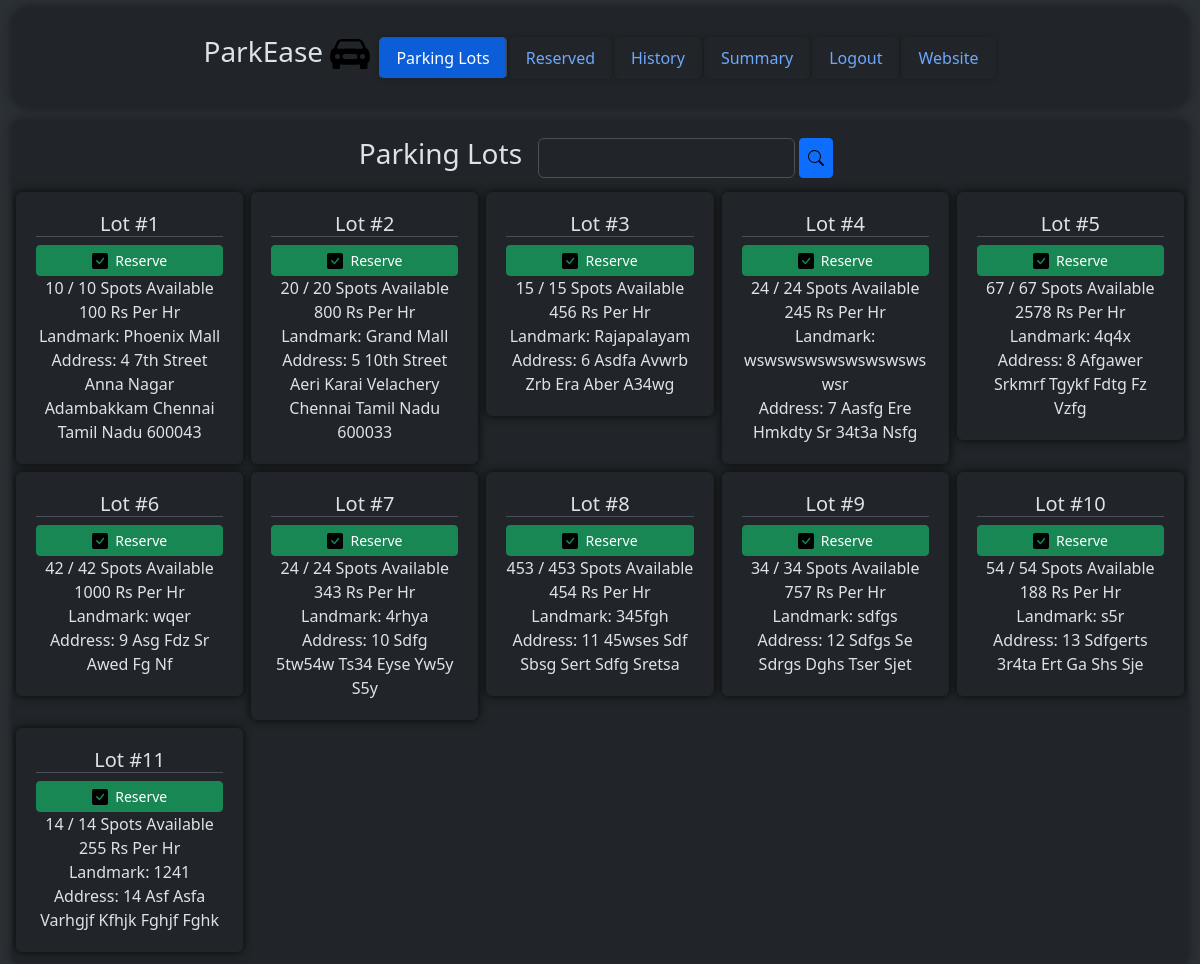
Page /user/dashboard (signed in) on the committed database.
### models/parkingInfo.py (models this page shows, shortened)
class ParkingLot(db.Model) :
    __tablename__ = "parkinglot"
    id = db.Column(db.Integer, primary_key = True, autoincrement = True)
    landmark = db.Column(db.String)
    noOfParkingSpots = db.Column(db.Integer)
    pricePerHr = db.Column(db.Integer)
    addressId = db.Column(db.Integer, db.ForeignKey("address.id"))
    address = db.relationship("Address", uselist = False, backref = "parkingLot")
    parkingSpots = db.relationship("ParkingSpot", backref = "parkingLot") #parking lot and parking spot is 1 - M

### models/userInfo.py (models this page shows)
class Address(db.Model) :
    __tablename__ = "address"
    id = db.Column(db.Integer, primary_key = True, autoincrement = True)
    streetName = db.Column(db.String)
    locality = db.Column(db.String)
    subLocality = db.Column(db.String)
    city = db.Column(db.String)
    state = db.Column(db.String)
    pinCode = db.Column(db.String)
    def __str__(self) :
        return "{} {} {} {} {} {} {}".format(self.id, self.streetName.lower(), self.locality.lower(), self.subLocality.lower(), self.city.lower(), self.state.lower(), self.pinCode)

### controllers/userDashboard.py (the view)
@userbp.route("/dashboard", methods = ["GET", "POST"])
def dashboard() :
    if request.method == "GET" :
        return render_template("user/userDashboard.html", parkingLots = viewParkingLots())
    elif request.method == "POST" :
        session["parkingLotId"] = request.form["parkingLotId"]
        return redirect(url_for("user.vehicleNo"))
    return render_template("user/userDashboard.html", parkingLots = viewParkingLots())

### controllers/adminDashboard.py (called while the page is built)
def viewParkingLots() :
    return db.session.execute(db.select(ParkingLot)).scalars().all()

### controllers/userDashboard.py (called while the page is built)
@userbp.before_request
def restrict() :
    if session.get("type") != "user" :
        return redirect(url_for("general.signIn"))

### templates/user/userDashboard.html (shortened to what this page needs)
<!DOCTYPE html>
<html class = "h-100" data-bs-theme = "dark">
    <head>
        <link rel = "stylesheet" href = "/static/bootstrap/css/bootstrap.min.css"/>
        <link rel = "stylesheet" href = "/static/css/style.css"/>
    </head>
    <body class = "h-100">
        <div class = "container-fluid bg-body-tertiary min-vh-100">
            <div class = "container-fluid d-flex justify-content-center bg-body">
                <div class = "container-fluid mt-2 rounded-4 container-fluid d-flex align-items-center justify-content-center overflow-auto position-fixed" style = "height: 100px; width: 98%; background-color: rgba(33, 37, 41, 0.9); z-index: 1000; box-shadow: 0 0 10px rgb(24, 26, 29);">
                    <a href = "/" class = "text-decoration-none text-reset me-2">
                        <h3>
                            ParkEase
                            <img src = "/static\images\car-front-fill.svg" alt = "Logo" style = "width: 40px;"/>
                        </h3>
                    </a>
                    <ul class = "nav nav-tabs">
                        <li class = "nav-item">
                            <a class = "nav-link active" href = "/user/dashboard">
                                Parking Lots
                            </a>
                        </li>
                        <li class = "nav-item">
                            <a class = "nav-link", href = "/user/dashboard/reserved">
                                Reserved
                            </a>
                        </li>
                        <li class = "nav-item">
                            <a class = "nav-link", href = "/user/dashboard/history">
                                History
                            </a>
                        </li>
                        <li class = "nav-item">
                            <a class = "nav-link" href = "/user/dashboard/summary">
                                Summary
                            </a>
                        </li>
                        <li class = "nav-item">
                            <a class = "nav-link" href = "/signIn">
                                Logout
                            </a>
                        </li>
                        <li class = "nav-item">
                            <a class = "nav-link" href = "/">
                                Website
                            </a>
                        </li>
                    </ul>
                </div>
            </div>
            <div class = "rounded-3 container-fluid bg-body p-2 overflow-auto" style = "height: 80%; width: 100%; margin-top: 120px; box-shadow: 0 0 10px rgb(24, 26, 29);">
                <div class = "d-flex justify-content-center align-items-center gap-2" style = "height: 60px;">
                    <h3>
                        Parking Lots
                    </h3>
                    <p>
                        <form method = "POST" action = "/user/dashboard/searchResults" class = "d-flex">
                            <input type = "text" name = "searchValue" class = "form-control" style = "height: 40px;"/> &nbsp;
                            <button type = "submit" name = "action" value = "search" class = "btn btn-primary btn-sm d-flex justify-content-center align-items-center" style = "height: 40px;">
                                <img src = "\static\images\search.svg" alt = "Search"/>
                            </button>
                        </form>
                    </p>
                </div>
                <div class = "ms-1 me-1">
                    <div class = "row row-cols-1 row-cols-sm-2 row-cols-md-3 row-cols-lg-4 row-cols-xl-5 row-cols-xxl-6">
                        {% for parkingLot in parkingLots %}
                            <div class = "col p-1">
                                <div class = "card p-1" style = "box-shadow: 0 0 10px rgb(7, 8, 8); border: none;">
                                    <form method = "POST" action = "/user/dashboard" style = "height: 100%; width: 100%;">
                                        <div class = "card-body">
                                            <h5 class = "card-title text-center border-bottom">
                                                Lot #{{ parkingLot.id }}
                                            </h5>
                                            <button type = "submit" name = "action" value = "reserve" class = "btn btn-success btn-sm d-flex align-items-center justify-content-center" style = "z-index: 998; position: relative; width: 100%;">
                                                <img src = "\static\images\check-square-fill.svg"/>
                                                &nbsp;
                                                Reserve
                                            </button>
                                            <p class = "card-text text-center">
                                                {{ parkingLot.parkingSpots | selectattr("status", "equalto", 0) | list | count }} / {{ parkingLot.noOfParkingSpots }} Spots Available
                                                {{ parkingLot.pricePerHr }} Rs Per Hr
                                                Landmark: {{ parkingLot.landmark }}
                                                Address: {{ parkingLot.address | title }}
                                            </p>
                                        </div>
                                    </form>
                                </div>
                            </div>
                        {% endfor %}
                    </div>
                </div>
            </div>
        </div>
    </body>
</html>

### static/css/style.css (style rules this page uses)
.nav-tabs { border: none; }
.nav-tabs .nav-link { border-radius: 5px; margin: 1px; box-shadow: 0 0 5px rgb(25, 28, 31); }
.nav-tabs .nav-link.active { background-color: rgb(11, 94, 215); }

### rows in the picture
ParkingLot: id "1", parkingSpots|selectattr "10", noOfParkingSpots "10", pricePerHr "100", landmark "Phoenix Mall", address "4 7th Street Anna Nagar Adambakkam Chennai Tamil Nadu 600043"
ParkingLot: id "2", parkingSpots|selectattr "20", noOfParkingSpots "20", pricePerHr "800", landmark "Grand Mall", address "5 10th Street Aeri Karai Velachery Chennai Tamil Nadu 600033"
ParkingLot: id "3", parkingSpots|selectattr "15", noOfParkingSpots "15", pricePerHr "456", landmark "Rajapalayam", address "6 Asdfa Avwrb Zrb Era Aber A34wg"
ParkingLot: id "4", parkingSpots|selectattr "24", noOfParkingSpots "24", pricePerHr "245", landmark "wswswswswswswswswswsr", address "7 Aasfg Ere Hmkdty Sr 34t3a Nsfg"
ParkingLot: id "5", parkingSpots|selectattr "67", noOfParkingSpots "67", pricePerHr "2578", landmark "4q4x", address "8 Afgawer Srkmrf Tgykf Fdtg Fz Vzfg"
ParkingLot: id "6", parkingSpots|selectattr "42", noOfParkingSpots "42", pricePerHr "1000", landmark "wqer", address "9 Asg Fdz Sr Awed Fg Nf"
ParkingLot: id "7", parkingSpots|selectattr "24", noOfParkingSpots "24", pricePerHr "343", landmark "4rhya", address "10 Sdfg 5tw54w Ts34 Eyse Yw5y S5y"
ParkingLot: id "8", parkingSpots|selectattr "453", noOfParkingSpots "453", pricePerHr "454", landmark "345fgh", address "11 45wses Sdf Sbsg Sert Sdfg Sretsa"
ParkingLot: id "9", parkingSpots|selectattr "34", noOfParkingSpots "34", pricePerHr "757", landmark "sdfgs", address "12 Sdfgs Se Sdrgs Dghs Tser Sjet"
ParkingLot: id "10", parkingSpots|selectattr "54", noOfParkingSpots "54", pricePerHr "188", landmark "s5r", address "13 Sdfgerts 3r4ta Ert Ga Shs Sje"
ParkingLot: id "11", parkingSpots|selectattr "14", noOfParkingSpots "14", pricePerHr "255", landmark "1241", address "14 Asf Asfa Varhgjf Kfhjk Fghjf Fghk"
